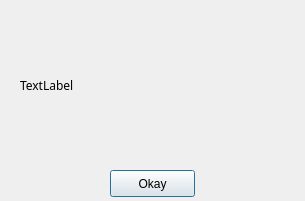
<?xml version="1.0" encoding="UTF-8"?>
<ui version="4.0">
 <class>error</class>
 <widget class="QDialog" name="error">
  <property name="geometry">
   <rect>
    <x>0</x>
    <y>0</y>
    <width>305</width>
    <height>201</height>
   </rect>
  </property>
  <property name="windowTitle">
   <string>Error!</string>
  </property>
  <widget class="QLabel" name="label">
   <property name="geometry">
    <rect>
     <x>20</x>
     <y>10</y>
     <width>261</width>
     <height>151</height>
    </rect>
   </property>
   <property name="font">
    <font>
     <family>Noto Sans</family>
    </font>
   </property>
   <property name="text">
    <string>TextLabel</string>
   </property>
   <property name="scaledContents">
    <bool>true</bool>
   </property>
   <property name="wordWrap">
    <bool>true</bool>
   </property>
  </widget>
  <widget class="QPushButton" name="pushButton">
   <property name="geometry">
    <rect>
     <x>110</x>
     <y>170</y>
     <width>85</width>
     <height>27</height>
    </rect>
   </property>
   <property name="text">
    <string>Okay</string>
   </property>
  </widget>
 </widget>
 <resources/>
 <connections/>
</ui>
